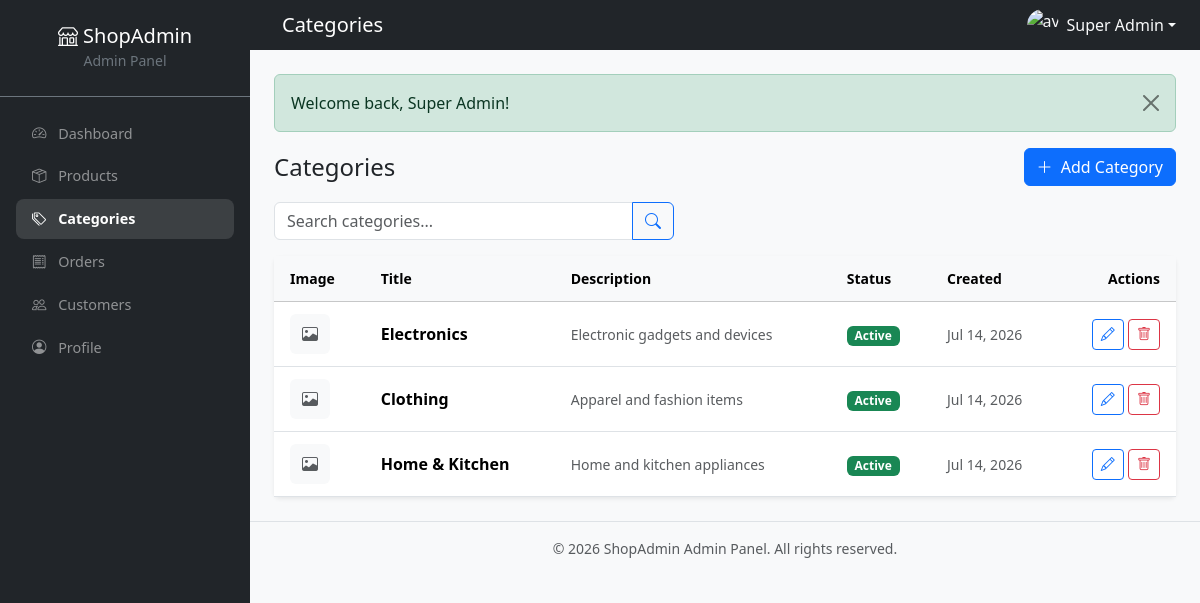
The page /categories/index.php (signed in) on the database its author committed.
### tables this page shows
CREATE TABLE IF NOT EXISTS `categories` (
  `id`          INT UNSIGNED NOT NULL AUTO_INCREMENT,
  `title`       VARCHAR(150) NOT NULL,
  `description` TEXT DEFAULT NULL,
  `image`       VARCHAR(255) DEFAULT NULL,
  `status`      ENUM('active','inactive') NOT NULL DEFAULT 'active',
  `created_at`  TIMESTAMP DEFAULT CURRENT_TIMESTAMP,
  `updated_at`  TIMESTAMP DEFAULT CURRENT_TIMESTAMP ON UPDATE CURRENT_TIMESTAMP,
  PRIMARY KEY (`id`)
);

### includes/auth.php (called while the page is built, shortened)
<?php
function e($value): string
{
    return htmlspecialchars((string) $value, ENT_QUOTES, 'UTF-8');
}

### categories/index.php (the view, shortened to what this page needs)
<?php
require_once __DIR__ . '/../includes/auth.php';
$pdo = db();
$search = trim($_GET['search'] ?? '');
$page   = max(1, (int)($_GET['page'] ?? 1));
$offset = ($page - 1) * PER_PAGE;
$where  = '';
$params = [];
$stmt = $pdo->prepare("SELECT * FROM categories $where ORDER BY created_at DESC LIMIT " . PER_PAGE . " OFFSET $offset");
$stmt->execute($params);
$categories = $stmt->fetchAll();
include __DIR__ . '/../includes/header.php';
?>
<div class="d-flex justify-content-between align-items-center mb-3">
    <h4 class="mb-0">Categories</h4>
    <a href="<?= e(BASE_URL) ?>/categories/add.php" class="btn btn-primary">
        <i class="bi bi-plus-lg me-1"></i> Add Category
    </a>
</div>
<form method="GET" class="mb-3">
    <div class="input-group" style="max-width:400px;">
        <input type="text" name="search" class="form-control" placeholder="Search categories..." value="<?= e($search) ?>">
        <button class="btn btn-outline-primary" type="submit"><i class="bi bi-search"></i></button>
    </div>
</form>
<div class="card border-0 shadow-sm">
    <div class="card-body p-0">
        <div class="table-responsive">
            <table class="table table-hover mb-0 align-middle">
                <thead class="table-light small text-muted">
                    <tr>
                        <th>Image</th>
                        <th>Title</th>
                        <th>Description</th>
                        <th>Status</th>
                        <th>Created</th>
                        <th class="text-end">Actions</th>
                    </tr>
                </thead>
                <tbody>
                <?php if (empty($categories)): ?>
                    <tr><td colspan="6" class="text-center text-muted py-4">No categories found.</td></tr>
                <?php else: foreach ($categories as $c): ?>
                    <tr>
                        <td>
                            <?php if ($c['image']): ?>
                                <img src="<?= e(BASE_URL) ?>/uploads/categories/<?= e($c['image']) ?>" width="40" height="40" class="rounded object-fit-cover">
                            <?php else: ?>
                                <div class="bg-light rounded d-flex align-items-center justify-content-center" style="width:40px;height:40px;"><i class="bi bi-image text-muted"></i></div>
                            <?php endif; ?>
                        </td>
                        <td class="fw-semibold"><?= e($c['title']) ?></td>
                        <td class="small text-muted" style="max-width:300px;"><?= e(mb_strimwidth($c['description'] ?? '', 0, 80, '…')) ?></td>
                        <td><span class="badge bg-<?= e($c['status'] === 'active' ? 'success' : 'secondary') ?>"><?= e(ucfirst($c['status'])) ?></span></td>
                        <td class="small text-muted"><?= e(date('M j, Y', strtotime($c['created_at']))) ?></td>
                        <td class="text-end">
                            <a href="<?= e(BASE_URL) ?>/categories/edit.php?id=<?= (int)$c['id'] ?>" class="btn btn-sm btn-outline-primary" title="Edit"><i class="bi bi-pencil"></i></a>
                            <a href="<?= e(BASE_URL) ?>/categories/?delete=<?= (int)$c['id'] ?>"
                               class="btn btn-sm btn-outline-danger" title="Delete"
                               onclick="return confirm('Delete this category?')">
                                <i class="bi bi-trash"></i>
                            </a>
                        </td>
                    </tr>
                <?php endforeach; endif; ?>
                </tbody>
            </table>
        </div>
    </div>
</div>
<?php include __DIR__ . '/../includes/footer.php'; ?>

### assets/css/style.css (style rules this page uses)
:root { --sidebar-width: 250px; --sidebar-bg: #1a1d29; }
.card { transition: box-shadow 0.15s; }
.table > :not(caption) > * > * { padding: 0.75rem 1rem; }

### rows shown on the page
categories: title "Electronics", description "Electronic gadgets and devices", status "Active", created_at "Jul 14, 2026"
categories: title "Clothing", description "Apparel and fashion items", status "Active", created_at "Jul 14, 2026"
categories: title "Home & Kitchen", description "Home and kitchen appliances", status "Active", created_at "Jul 14, 2026"

### other values the page prints
SITE_NAME "ShopAdmin"
$item[0] "Dashboard"
$item[0] "Products"
$item[0] "Categories"
$item[0] "Orders"
$item[0] "Customers"
$item[0] "Profile"
$pageTitle "Categories"
$_SESSION['admin_name'] "Super Admin"
$f['message'] "Welcome back, Super Admin!"
